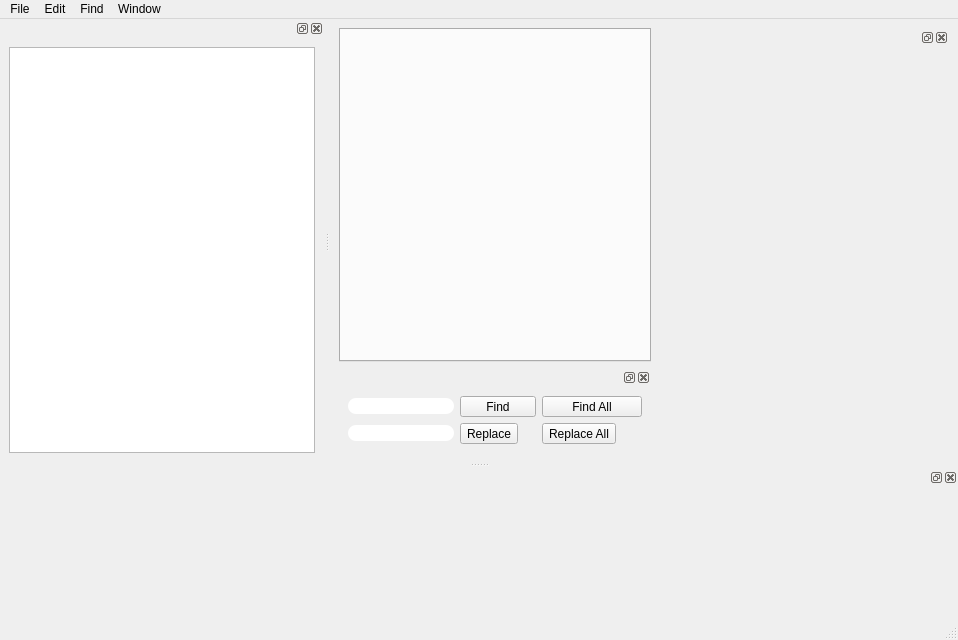
<?xml version="1.0" encoding="UTF-8"?>
<ui version="4.0">
 <class>MainWindow</class>
 <widget class="QMainWindow" name="MainWindow">
  <property name="geometry">
   <rect>
    <x>0</x>
    <y>0</y>
    <width>958</width>
    <height>640</height>
   </rect>
  </property>
  <property name="windowTitle">
   <string>MainWindow</string>
  </property>
  <widget class="QWidget" name="centralwidget">
   <layout class="QGridLayout" name="gridLayout_2">
    <item row="0" column="0">
     <layout class="QVBoxLayout" name="editorLayout">
      <item>
       <widget class="CustomEditorTab" name="editorTabWidget">
        <property name="tabsClosable">
         <bool>true</bool>
        </property>
       </widget>
      </item>
      <item>
       <widget class="QDockWidget" name="findReplaceWidget">
        <property name="sizePolicy">
         <sizepolicy hsizetype="Preferred" vsizetype="Fixed">
          <horstretch>0</horstretch>
          <verstretch>0</verstretch>
         </sizepolicy>
        </property>
        <property name="allowedAreas">
         <set>Qt::BottomDockWidgetArea</set>
        </property>
        <widget class="QWidget" name="findDockWidgetContents">
         <layout class="QGridLayout" name="gridLayout_3">
          <item row="0" column="0">
           <widget class="QLineEdit" name="findValue">
            <property name="styleSheet">
             <string notr="true">border-radius: 8px; color: rgb(0, 0, 0); background-color: rgb(255, 255, 255); </string>
            </property>
           </widget>
          </item>
          <item row="0" column="1">
           <widget class="QToolButton" name="findButton">
            <property name="minimumSize">
             <size>
              <width>76</width>
              <height>0</height>
             </size>
            </property>
            <property name="text">
             <string>Find</string>
            </property>
           </widget>
          </item>
          <item row="0" column="2">
           <widget class="QToolButton" name="findAllButton">
            <property name="minimumSize">
             <size>
              <width>100</width>
              <height>0</height>
             </size>
            </property>
            <property name="text">
             <string>Find All</string>
            </property>
           </widget>
          </item>
          <item row="1" column="0">
           <widget class="QLineEdit" name="replaceValue">
            <property name="styleSheet">
             <string notr="true">border-radius: 8px; color: rgb(0, 0, 0); background-color: rgb(255, 255, 255); </string>
            </property>
           </widget>
          </item>
          <item row="1" column="1">
           <widget class="QToolButton" name="replaceButton">
            <property name="text">
             <string>Replace</string>
            </property>
           </widget>
          </item>
          <item row="1" column="2">
           <widget class="QToolButton" name="replaceAllButton">
            <property name="text">
             <string>Replace All</string>
            </property>
           </widget>
          </item>
         </layout>
        </widget>
       </widget>
      </item>
     </layout>
    </item>
    <item row="0" column="1">
     <widget class="QDockWidget" name="dockWidget_2">
      <widget class="QWidget" name="dockWidgetContents_2"/>
     </widget>
    </item>
   </layout>
  </widget>
  <widget class="QMenuBar" name="menubar">
   <property name="geometry">
    <rect>
     <x>0</x>
     <y>0</y>
     <width>958</width>
     <height>31</height>
    </rect>
   </property>
   <widget class="QMenu" name="menuFile">
    <property name="title">
     <string>File</string>
    </property>
    <addaction name="actionNew"/>
    <addaction name="actionOpen"/>
    <addaction name="actionRecent"/>
    <addaction name="separator"/>
    <addaction name="actionSave"/>
    <addaction name="actionSaveAs"/>
    <addaction name="separator"/>
    <addaction name="actionCloseTab"/>
    <addaction name="actionCloseAllTab"/>
    <addaction name="separator"/>
    <addaction name="actionExit"/>
   </widget>
   <widget class="QMenu" name="menuEdit">
    <property name="title">
     <string>Edit</string>
    </property>
    <addaction name="actionCut"/>
    <addaction name="actionCopy"/>
    <addaction name="actionPaste"/>
    <addaction name="actionUndo"/>
    <addaction name="actionRedo"/>
    <addaction name="actionIndent"/>
    <addaction name="actionUnIndent"/>
    <addaction name="actionLineCut"/>
    <addaction name="actionLineCopy"/>
    <addaction name="actionLinePaste"/>
    <addaction name="actionLineTranspose"/>
    <addaction name="actionLineDuplicate"/>
    <addaction name="actionCommentUncomment"/>
    <addaction name="actionLineUp"/>
    <addaction name="actionLineDown"/>
    <addaction name="actionFoldAll"/>
    <addaction name="actionCurrentFold"/>
    <addaction name="actionUnFold"/>
   </widget>
   <widget class="QMenu" name="menuFind">
    <property name="title">
     <string>Find</string>
    </property>
    <addaction name="actionFind"/>
    <addaction name="actionFindAll"/>
    <addaction name="actionReplace"/>
    <addaction name="actionReplaceAll"/>
    <addaction name="actionGotoLine"/>
    <addaction name="actionHighlight"/>
    <addaction name="actionUpperCase"/>
    <addaction name="actionLowerCase"/>
    <addaction name="actionCamelCase"/>
   </widget>
   <widget class="QMenu" name="menuWindow">
    <property name="title">
     <string>Window</string>
    </property>
    <addaction name="actionPythonConsole"/>
   </widget>
   <addaction name="menuFile"/>
   <addaction name="menuEdit"/>
   <addaction name="menuFind"/>
   <addaction name="menuWindow"/>
  </widget>
  <widget class="QStatusBar" name="statusbar"/>
  <widget class="QDockWidget" name="directoryTreeDockWidget">
   <property name="sizePolicy">
    <sizepolicy hsizetype="MinimumExpanding" vsizetype="Preferred">
     <horstretch>0</horstretch>
     <verstretch>0</verstretch>
    </sizepolicy>
   </property>
   <property name="minimumSize">
    <size>
     <width>324</width>
     <height>297</height>
    </size>
   </property>
   <attribute name="dockWidgetArea">
    <number>1</number>
   </attribute>
   <widget class="QWidget" name="directoryDockWidgetContents">
    <layout class="QGridLayout" name="gridLayout">
     <item row="0" column="0">
      <widget class="DirectoryTree" name="directoryTreeView"/>
     </item>
    </layout>
   </widget>
  </widget>
  <widget class="QDockWidget" name="interpreterDockWidget">
   <property name="sizePolicy">
    <sizepolicy hsizetype="Preferred" vsizetype="MinimumExpanding">
     <horstretch>0</horstretch>
     <verstretch>0</verstretch>
    </sizepolicy>
   </property>
   <property name="minimumSize">
    <size>
     <width>105</width>
     <height>150</height>
    </size>
   </property>
   <attribute name="dockWidgetArea">
    <number>8</number>
   </attribute>
   <widget class="QWidget" name="interpreterDockWidgetContents">
    <widget class="EmbedIPython" name="interpreterWidget" native="true">
     <property name="geometry">
      <rect>
       <x>13</x>
       <y>13</y>
       <width>774</width>
       <height>91</height>
      </rect>
     </property>
    </widget>
   </widget>
  </widget>
  <action name="actionCtrl_N">
   <property name="text">
    <string>Ctrl+N</string>
   </property>
  </action>
  <action name="actionNew">
   <property name="text">
    <string>New                Ctrl+N</string>
   </property>
  </action>
  <action name="actionOpen">
   <property name="text">
    <string>Open              Ctrl+O</string>
   </property>
  </action>
  <action name="actionExit">
   <property name="text">
    <string>Exit                  Alt+F4</string>
   </property>
  </action>
  <action name="actionCloseTab">
   <property name="text">
    <string>Close Tab        Ctrl+W</string>
   </property>
  </action>
  <action name="actionCloseAllTab">
   <property name="text">
    <string>Close All Tab</string>
   </property>
  </action>
  <action name="actionSave">
   <property name="text">
    <string>Save                Ctrl+S</string>
   </property>
  </action>
  <action name="actionSaveAs">
   <property name="text">
    <string>Save As</string>
   </property>
  </action>
  <action name="actionRecent">
   <property name="text">
    <string>Recent</string>
   </property>
  </action>
  <action name="actionCut">
   <property name="text">
    <string>Cut                  Ctrl+X</string>
   </property>
  </action>
  <action name="actionCopy">
   <property name="text">
    <string>Copy               Ctrl+C</string>
   </property>
  </action>
  <action name="actionPaste">
   <property name="text">
    <string>Paste               Ctrl+V</string>
   </property>
  </action>
  <action name="actionUndo">
   <property name="text">
    <string>Undo              Ctrl+Z</string>
   </property>
  </action>
  <action name="actionRedo">
   <property name="text">
    <string>Redo               Ctrl+Y</string>
   </property>
  </action>
  <action name="actionIndent">
   <property name="text">
    <string>Indent             Tab</string>
   </property>
  </action>
  <action name="actionUnIndent">
   <property name="text">
    <string>UnIndent        Shift+Tab</string>
   </property>
  </action>
  <action name="actionLineCut">
   <property name="text">
    <string>Line Cut          Ctrl+L</string>
   </property>
  </action>
  <action name="actionLineCopy">
   <property name="text">
    <string>Line Copy       Ctrl+Shift+T</string>
   </property>
  </action>
  <action name="actionLinePaste">
   <property name="text">
    <string>Line Paste       Ctrl+Shift+L</string>
   </property>
  </action>
  <action name="actionLineDuplicate">
   <property name="text">
    <string>Line Duplicate       Ctrl+D</string>
   </property>
  </action>
  <action name="actionLineTranspose">
   <property name="text">
    <string>Line Transpose      Ctrl+T</string>
   </property>
  </action>
  <action name="actionCommentUncomment">
   <property name="text">
    <string>Comment/Uncomment    Ctrl+/</string>
   </property>
  </action>
  <action name="actionGotoLine">
   <property name="text">
    <string>Goto Line        Ctrl+G</string>
   </property>
  </action>
  <action name="actionHighlight">
   <property name="text">
    <string>Highlight        Ctrl+M</string>
   </property>
  </action>
  <action name="actionUpperCase">
   <property name="text">
    <string>UpperCase       Alt+U</string>
   </property>
  </action>
  <action name="actionLowerCase">
   <property name="text">
    <string>LowerCase      Alt+L</string>
   </property>
  </action>
  <action name="actionCamelCase">
   <property name="text">
    <string>CamelCase     Alt+C</string>
   </property>
  </action>
  <action name="actionFind">
   <property name="text">
    <string>Find             Ctrl+F</string>
   </property>
  </action>
  <action name="actionFindAll">
   <property name="text">
    <string>Find All     Ctrl+Shift+F</string>
   </property>
  </action>
  <action name="actionReplace">
   <property name="text">
    <string>Replace        Ctrl+R</string>
   </property>
  </action>
  <action name="actionReplaceAll">
   <property name="text">
    <string>Replace All      Ctrl+Shift+R</string>
   </property>
  </action>
  <action name="actionLineUp">
   <property name="text">
    <string>Line Up          Ctrl+Shift+U</string>
   </property>
  </action>
  <action name="actionLineDown">
   <property name="text">
    <string>Line Down     Ctrl+Shift+D</string>
   </property>
  </action>
  <action name="actionFoldAll">
   <property name="text">
    <string>Fold All          Alt+F</string>
   </property>
  </action>
  <action name="actionCurrentFold">
   <property name="text">
    <string>Current Fold  Alt+C</string>
   </property>
  </action>
  <action name="actionUnFold">
   <property name="text">
    <string>UnFold          Alt+Z</string>
   </property>
  </action>
  <action name="actionPythonConsole">
   <property name="text">
    <string>Python Console</string>
   </property>
  </action>
 </widget>
 <customwidgets>
  <customwidget>
   <class>DirectoryTree</class>
   <extends>QTreeView</extends>
   <header>scriptEditor.directoryTreeView</header>
  </customwidget>
  <customwidget>
   <class>EmbedIPython</class>
   <extends>QWidget</extends>
   <header>scriptEditor.interpreterWidget</header>
   <container>1</container>
  </customwidget>
  <customwidget>
   <class>CustomEditorTab</class>
   <extends>QTabWidget</extends>
   <header location="global">_widgets.editor.scintillaEditor</header>
   <container>1</container>
  </customwidget>
 </customwidgets>
 <resources/>
 <connections/>
</ui>
